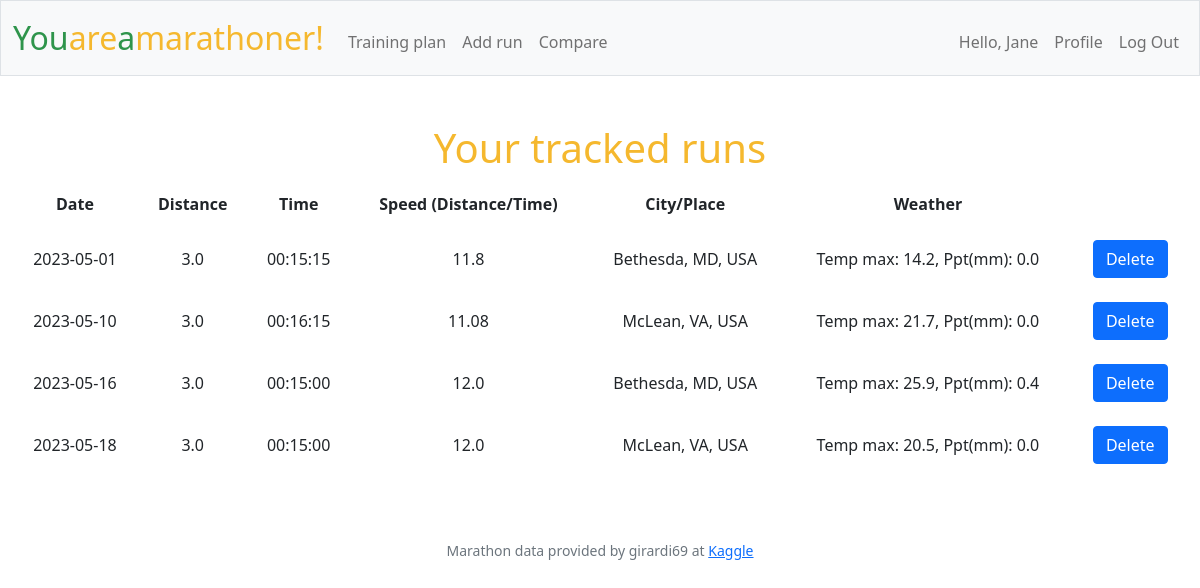
The page / (signed in) on the database its author committed.
### tables this page shows
CREATE TABLE runs (
id INTEGER PRIMARY KEY AUTOINCREMENT NOT NULL,
    user_id INTEGER,
    rundate DATETIME NOT NULL DEFAULT CURRENT_TIMESTAMP,
    distance REAL NOT NULL,
    runtime TEXT NOT NULL,
    speed REAL NOT NULL,
    weather TEXT, city TEXT,
    FOREIGN KEY (user_id) REFERENCES users (id));

### app.py (the view)
@app.route("/", methods=["GET"])
@login_required
def index():
    runs = get_user_runs(session["user_id"], g.crs)
    today = date.today()
    flash_message = False
    if len(runs) != 0:
        flash_message = True
    return render_template("layout.html", flash_message = flash_message, runs = runs, futuredate = today)

### app.py (called while the page is built)
@app.before_request
def before_request():
    if "db" not in g:
        g.db = sqlite3.connect("marathoner.db", check_same_thread=False)
    if "crs" not in g:
        g.crs = g.db.cursor()

@app.after_request
def after_request(response):
    if g.db is not None:
        g.db.close()
    """Ensure responses aren't cached"""
    response.headers["Cache-Control"] = "no-cache, no-store, must-revalidate"
    response.headers["Expires"] = 0
    response.headers["Pragma"] = "no-cache"
    return response

### supportfunctions.py (called while the page is built)
def login_required(f):
    @wraps(f)
    def decorated_function(*args, **kwargs):
        if session.get("user_id") is None:
            return redirect("/login")
        return f(*args, **kwargs)
    return decorated_function

def convert_to_date(datestr):
    return datetime.strptime(datestr, "%Y-%m-%d").date()

### templates/layout.html (shortened to what this page needs)
<!DOCTYPE html>
<html lang="en">
    <head>
        <link href="https://cdn.jsdelivr.net/npm/bootstrap@5.1.3/dist/css/bootstrap.min.css"
 rel="stylesheet">
        <link href="/static/styles.css" rel="stylesheet">
    </head>
    <body>
        <nav class="bg-light border navbar navbar-expand-md navbar-light">
            <div class="container-fluid">
                <a class="navbar-brand" href="/"><span class="green">You</span><span class="yellow">are</span><span class="green">a</span><span class="yellow">marathoner!</span></a>
                <div class="collapse navbar-collapse" id="navbar">
                    {% if session["user_id"] %}
                    <ul class="navbar-nav me-auto mt-2">
                        <li class="nav-item"><a class="nav-link" href="/plan">Training plan</a></li>
                        <li class="nav-item"><a class="nav-link" href="/addrun">Add run</a></li>
                        <li class="nav-item"><a class="nav-link" href="/compare">Compare</a></li>
                    </ul>
                    <ul class="navbar-nav ms-auto mt-2">
                        <li class="nav-link">Hello, {{ session["username"] }}</li>
                        <li class="nav-item"><a class="nav-link" href="/profile">Profile</a></li>
                        <li class="nav-item"><a class="nav-link" href="/logout">Log Out</a></li>
                    </ul>
                    {% else %}
                    <ul class="navbar-nav ms-auto mt-2">
                        <li class="nav-item"><a class="nav-link" href="/register">Register</a></li>
                        <li class="nav-item"><a class="nav-link" href="/login">Log In</a></li>
                    </ul>
                    {% endif %}
                </div>
            </div>
        </nav>
        <main class="container-fluid py-5 text-center">
                {% block main %}
                {% if session["user_id"] %}
                    {% if flash_message == True %}
                        <h1>Your tracked runs</h1>
                        <table>
                            <thead>
                                <tr>
                                    <th>Date</th>
                                    <th>Distance</th>
                                    <th>Time</th>
                                    <th>Speed (Distance/Time)</th>
                                    <th>City/Place</th>
                                    <th>Weather</th>
                                </tr>
                            </thead>
                            <tbody>
                                {% for run in runs %}
                                <tr {% if run.date|convertdate > futuredate %} class="futuredate" {% endif %}>
                                    <td>{{ run.date }}</td>
                                    <td>{{ run.distance }}</td>
                                    <td>{{ run.time}}</td>
                                    <td>{{ run.speed }}</td>
                                    <td>{{ run.city }}</td>
                                    <td>{{ run.weather }}</td>
                                    <td><button type="button" onclick="deleteTableRow('{{ run.id }}')" class="btn btn-primary">Delete</button></td>
                                </tr>
                                {% endfor %}
                            </tbody>
                        </table>
                    {% else %}
                        <h1>Your tracked runs</h1>
                        <h2>No runs yet tracked, stay put!</h2>
                    {% endif %}
                {% else %}
                        <h1>Login or register to start running!</h1>
                {% endif %}
                {% endblock %}
        </main>
        <footer class="mb-5 small text-center text-muted">
            Marathon data provided by girardi69 at <a
                href="https://www.kaggle.com/datasets/girardi69/marathon-time-predictions" target="_blank" rel="noopener noreferrer">Kaggle</a>
        </footer>
    </body>
</html>

### static/styles.css (style rules this page uses)
nav .navbar-brand { font-size: xx-large; }
nav .navbar-brand .yellow, h1, h2 { color: #f5b82e; }
nav .navbar-brand .green { color: #2e944b; }
table { background-color: transparent; margin-bottom: 1rem; width: 100%; }
table th, table td { padding: 0.75rem; vertical-align: middle; }

### rows shown on the page
runs: date "2023-05-01", distance "3.0", time "00:15:15", speed "11.8", city "Bethesda, MD, USA", weather "Temp max: 14.2, Ppt(mm): 0.0"
runs: date "2023-05-10", distance "3.0", time "00:16:15", speed "11.08", city "McLean, VA, USA", weather "Temp max: 21.7, Ppt(mm): 0.0"
runs: date "2023-05-16", distance "3.0", time "00:15:00", speed "12.0", city "Bethesda, MD, USA", weather "Temp max: 25.9, Ppt(mm): 0.4"
runs: date "2023-05-18", distance "3.0", time "00:15:00", speed "12.0", city "McLean, VA, USA", weather "Temp max: 20.5, Ppt(mm): 0.0"

### other values the page prints
{{ session["username"] }} "Jane"
